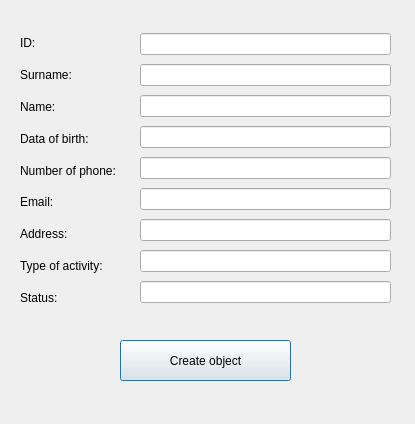
<?xml version="1.0" encoding="UTF-8"?>
<ui version="4.0">
 <class>VolunteerCreate</class>
 <widget class="QDialog" name="VolunteerCreate">
  <property name="geometry">
   <rect>
    <x>0</x>
    <y>0</y>
    <width>415</width>
    <height>424</height>
   </rect>
  </property>
  <property name="windowTitle">
   <string>Dialog</string>
  </property>
  <widget class="QWidget" name="layoutWidget_3">
   <property name="geometry">
    <rect>
     <x>140</x>
     <y>30</y>
     <width>251</width>
     <height>281</height>
    </rect>
   </property>
   <layout class="QVBoxLayout" name="verticalLayout_3">
    <item>
     <widget class="QLineEdit" name="leId"/>
    </item>
    <item>
     <widget class="QLineEdit" name="leSurname"/>
    </item>
    <item>
     <widget class="QLineEdit" name="leName"/>
    </item>
    <item>
     <widget class="QLineEdit" name="leBirth"/>
    </item>
    <item>
     <widget class="QLineEdit" name="lePhoneNum"/>
    </item>
    <item>
     <widget class="QLineEdit" name="leEmail"/>
    </item>
    <item>
     <widget class="QLineEdit" name="leAddress"/>
    </item>
    <item>
     <widget class="QLineEdit" name="leActivity"/>
    </item>
    <item>
     <widget class="QLineEdit" name="leStatus"/>
    </item>
   </layout>
  </widget>
  <widget class="QPushButton" name="pbCreate">
   <property name="geometry">
    <rect>
     <x>120</x>
     <y>340</y>
     <width>171</width>
     <height>41</height>
    </rect>
   </property>
   <property name="text">
    <string>Create object</string>
   </property>
  </widget>
  <widget class="QWidget" name="layoutWidget_4">
   <property name="geometry">
    <rect>
     <x>20</x>
     <y>30</y>
     <width>114</width>
     <height>281</height>
    </rect>
   </property>
   <layout class="QVBoxLayout" name="verticalLayout_4">
    <item>
     <widget class="QLabel" name="lbId">
      <property name="text">
       <string>ID:</string>
      </property>
     </widget>
    </item>
    <item>
     <widget class="QLabel" name="lbSurname">
      <property name="text">
       <string>Surname:</string>
      </property>
     </widget>
    </item>
    <item>
     <widget class="QLabel" name="lbName">
      <property name="text">
       <string>Name:</string>
      </property>
     </widget>
    </item>
    <item>
     <widget class="QLabel" name="lbBirth">
      <property name="text">
       <string>Data of birth:</string>
      </property>
     </widget>
    </item>
    <item>
     <widget class="QLabel" name="lbPhoneNum">
      <property name="text">
       <string>Number of phone:</string>
      </property>
     </widget>
    </item>
    <item>
     <widget class="QLabel" name="lbEmail">
      <property name="text">
       <string>Email:</string>
      </property>
     </widget>
    </item>
    <item>
     <widget class="QLabel" name="lbAddress">
      <property name="text">
       <string>Address:</string>
      </property>
     </widget>
    </item>
    <item>
     <widget class="QLabel" name="lbActivity">
      <property name="text">
       <string>Type of activity:</string>
      </property>
     </widget>
    </item>
    <item>
     <widget class="QLabel" name="lbStatus">
      <property name="text">
       <string>Status:</string>
      </property>
     </widget>
    </item>
   </layout>
  </widget>
 </widget>
 <resources/>
 <connections/>
</ui>
